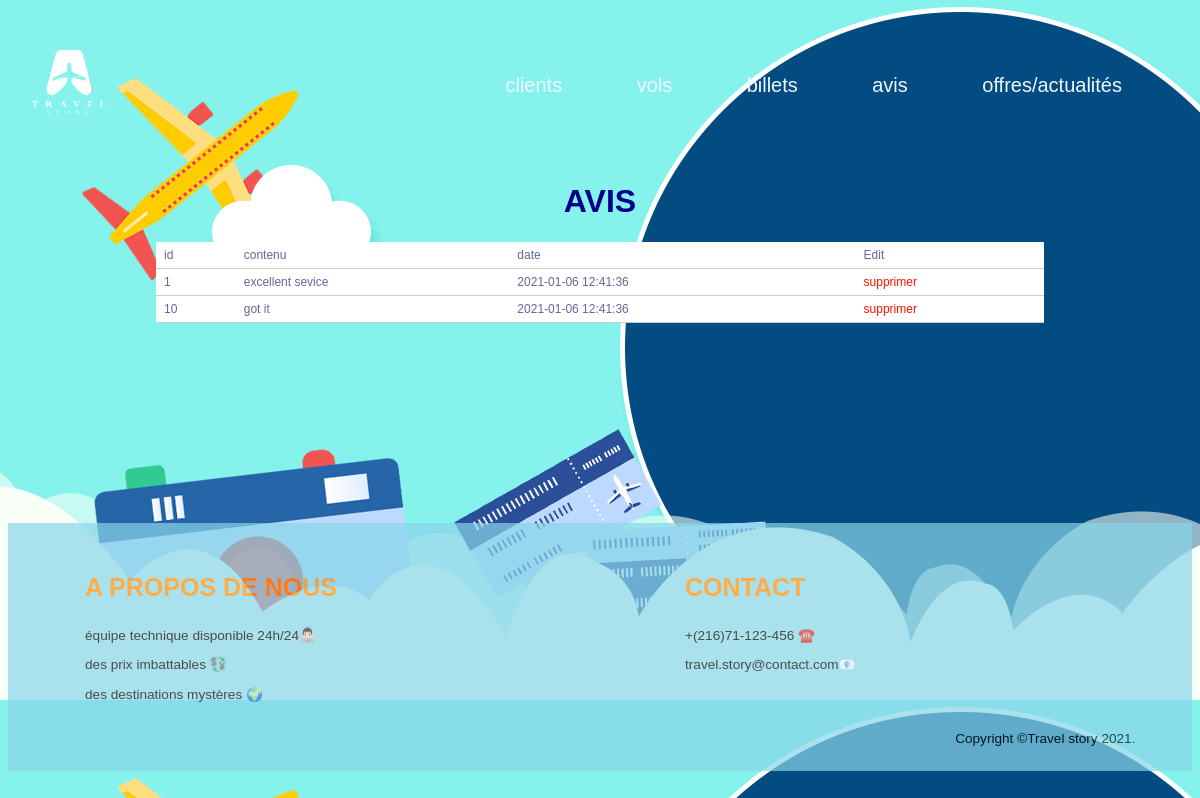
/php/avis.php, run on the app's committed database.
### tables this page shows
CREATE TABLE `avis` (
  `id` int(11) NOT NULL,
  `text` varchar(50) NOT NULL,
  `date_avis` datetime NOT NULL DEFAULT current_timestamp()
);

### php/avis.php (the view, shortened to what this page needs)
<?php
    include('../config/db.php');
$pdoStat = $connection->prepare("SELECT * FROM avis");
$execute= $pdoStat->execute();
$resultSet = $pdoStat->get_result();
$avis = $resultSet->fetch_all();
 ?>
<!DOCTYPE html>
<html lang="en">
<head>
    <link rel="stylesheet" href="../assets/css/dashboard.css">
</head>
<body>
    <nav>
        <a href="../php/dashboard.php"><img src="../assets/images/logo.png" alt="logo" class="logo" height="150" width="120"></a>
        <ul>
            <li><a href="clients.php">clients</a></li>
            <li><a href="gestion_vols.php">vols</a></li>
            <li><a href="billets.php">billets</a></li>
            <li><a href="avis.php">avis</a></li>
            <li><a href="offres.php">offres/actualités</a></li>
        </ul>
        </nav>
<div id="clients">
<h1>AVIS</h1>
<table  align="center" id="hor-minimalist-b">
<tr id="hor-minimalist-b">
    <td >id</td>
    <td>contenu</td>
    <td>date</td>
     <td>Edit</td>
</tr>
<?php foreach($avis as $avi): ?>
    <tr>
    <td><?=$avi[0] ?> </td>
    <td><?=$avi[1] ?></td>
    <td><?=$avi[2] ?></td>
    <td>
                            <a href="delete_avis.php?id='<?php echo $avi[0]; ?>'"> supprimer</a>
                 </td>
    </tr>
    <?php endforeach; ?>
</table>
</div>
    <?php include 'footer.php' ?>
</body>
</html>

### assets/css/dashboard.css (style rules this page uses)
body { background-image: url('../images/travel_agency.jpg'); background-attachment: fixed; }
nav ul { float: right; }
nav li { display:inline-block; color:aliceblue; font-size: 20px; padding-top: 50px; padding-right: 70px; font-family: Verdana, Geneva, Tahoma, sans-serif; }
nav a { text-decoration: none; color: aliceblue; }
a { color: rgb(255, 17, 0); text-decoration: none; }
h1 { text-align: center; color: darkblue; font-family: "Lucida Sans Unicode", "Lucida Grande", Sans-Serif; }
#hor-minimalist-b { font-family: "Lucida Sans Unicode", "Lucida Grande", Sans-Serif; font-size: 12px; background: #fff; margin-left: auto; margin-right: auto; width:75%; border-collapse: collapse; text-align: left; }
#hor-minimalist-b td { border-bottom: 1px solid #ccc; color: #669; padding: 6px 8px; }
body { font-family: Arial, sans-serif; }

### data on the page
avis: id "1", text "excellent sevice", date_avis "2021-01-06 12:41:36"
avis: id "10", text "got it", date_avis "2021-01-06 12:41:36"
